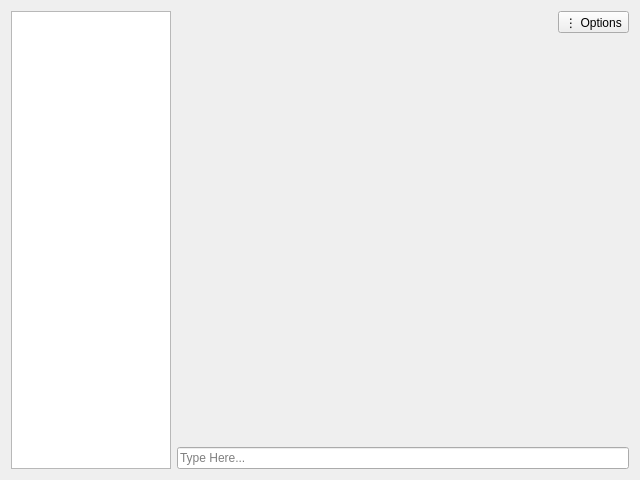
<?xml version="1.0" encoding="UTF-8"?>
<ui version="4.0">
 <class>OpenPakChatRoom</class>
 <widget class="QWidget" name="OpenPakChatRoom">
  <property name="geometry">
   <rect>
    <x>0</x>
    <y>0</y>
    <width>640</width>
    <height>480</height>
   </rect>
  </property>
  <property name="windowTitle">
   <string>Chat Room</string>
  </property>
  <layout class="QHBoxLayout" name="horizontalLayout">
   <item>
    <widget class="QTreeView" name="player_view">
     <property name="sizePolicy">
      <sizepolicy hsizetype="Fixed" vsizetype="Expanding">
       <horstretch>0</horstretch>
       <verstretch>0</verstretch>
      </sizepolicy>
     </property>
     <property name="minimumSize">
      <size>
       <width>160</width>
       <height>0</height>
      </size>
     </property>
     <property name="maximumSize">
      <size>
       <width>160</width>
       <height>16777215</height>
      </size>
     </property>
    </widget>
   </item>
   <item>
    <layout class="QVBoxLayout" name="verticalLayout_4">
     <item>
      <layout class="QHBoxLayout" name="header_layout">
       <property name="spacing">
        <number>0</number>
       </property>
       <item>
        <spacer name="header_spacer">
         <property name="orientation">
          <enum>Qt::Horizontal</enum>
         </property>
         <property name="sizeHint" stdset="0">
          <size>
           <width>40</width>
           <height>12</height>
          </size>
         </property>
        </spacer>
       </item>
       <item>
        <widget class="QToolButton" name="options_button">
         <property name="text">
          <string>⋮ Options</string>
         </property>
         <property name="popupMode">
          <enum>QToolButton::InstantPopup</enum>
         </property>
        </widget>
       </item>
      </layout>
     </item>
     <item>
      <widget class="QScrollArea" name="chat_history">
       <property name="widgetResizable">
        <bool>true</bool>
       </property>
       <property name="frameShape">
        <enum>QFrame::NoFrame</enum>
       </property>
      </widget>
     </item>
     <item>
      <layout class="QHBoxLayout" name="horizontalLayout_3">
       <item>
        <widget class="QLineEdit" name="chat_message">
         <property name="placeholderText">
          <string>Type Here...</string>
         </property>
        </widget>
       </item>
      </layout>
     </item>
    </layout>
   </item>
  </layout>
 </widget>
 <resources/>
 <connections/>
</ui>
